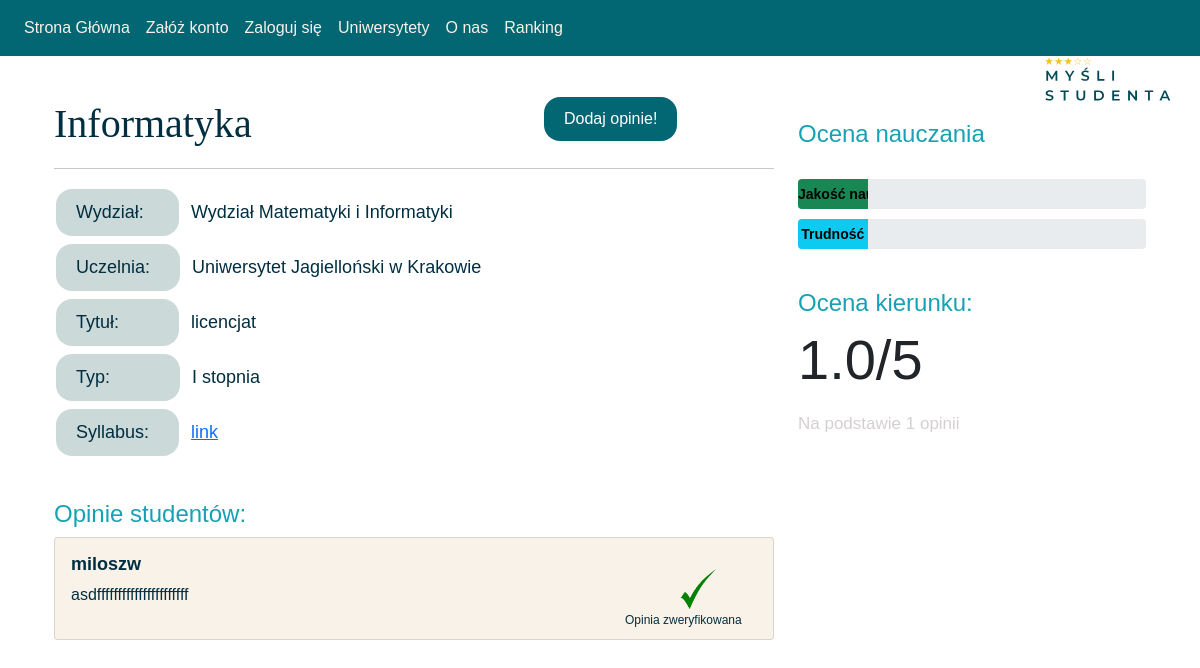
The page /university/Uniwersytet Jagielloński w Krakowie/course/3 on the database its author committed.
### website/models.py (models this page shows, shortened)
class Course(db.Model):
    __tablename__ = 'course'
    course_id = db.Column(db.Integer, primary_key=True)
    course_name = db.Column(db.String(100), nullable=False)
    syllabus = db.Column(db.String(200), nullable=False)
    university_id = db.Column(db.Integer, db.ForeignKey('university.university_id'), nullable=False)
    degree = db.Column(db.String(100), nullable=False)
    cycle = db.Column(db.String(100), nullable=False)
    department = db.Column(db.String(100))
    code = db.Column(db.String(50))
    rating = relationship("Rating",backref="Course")

class University(db.Model):
    __tablename__ = 'university'
    university_id = db.Column(db.Integer, primary_key=True)
    university_name = db.Column(db.String(100), nullable=False)
    location = db.Column(db.String(50), nullable=False)
    website = db.Column(db.String(100), nullable=False)
    api_url = db.Column(db.String(50))
    course = relationship("Course",backref = "University")

class Rating(db.Model):
    __tablename__ = 'rating'
    rating_id = db.Column(db.Integer, primary_key=True)
    username = db.Column(db.String(100), db.ForeignKey('user.username'), nullable=False)
    course_id = db.Column(db.Integer, db.ForeignKey('course.course_id'), nullable=False)
    quality_value = db.Column(db.Integer, nullable=False)
    difficulty_value = db.Column(db.Integer, nullable=False)
    rating_description = db.Column(db.String(500))
    is_verified = db.Column(db.Integer)

### website/views.py (the view)
@views.route('/university/<string:university_name>/course/<int:course_id>')
def course(university_name,course_id):
    ratings = Rating.query.filter_by(course_id=course_id).all()
    course = Course.query.filter_by(course_id = course_id).first()
    university_name = University.query.filter_by(university_id =course.university_id).first().university_name
    users = User.query.all()
    avg_rating = calculate_average_rating(course)
    ratings = Rating.query.filter_by(course_id=course_id).all()
    number_of_ratings = len(ratings)
    avg_quality_value = (100*calculate_average_quality_value(course))/5
    avg_difficulty_value = (100*calculate_average_difficulty_value(course))/5
    return render_template('course.html',
                           user=current_user,
                           course=course,course_id=course_id,ratings=ratings,avg_rating=avg_rating,number_of_ratings=number_of_ratings,university_name=university_name,users=users, avg_quality_value=avg_quality_value,
                           avg_difficulty_value=avg_difficulty_value)

### website/functions.py (called while the page is built)
def calculate_average_quality_value(course):
    ratings = course.rating  # Assuming 'rating' is the relationship between Course and Rating
    total_ratings = len(ratings)
    if total_ratings == 0:
        return 0
    sum_quality_values = sum(rating.quality_value for rating in ratings)
    average_quality_value = sum_quality_values / total_ratings
    return average_quality_value

def calculate_average_difficulty_value(course):
    ratings = course.rating  # Assuming 'rating' is the relationship between Course and Rating
    total_ratings = len(ratings)
    if total_ratings == 0:
        return 0
    sum_difficulty_values = sum(rating.difficulty_value for rating in ratings)
    average_difficulty_value = sum_difficulty_values / total_ratings
    return average_difficulty_value

def calculate_average_rating(course):
    ratings = Rating.query.filter_by(course_id=course.course_id).all()
    if ratings:
        total_ratings = len(ratings)
        quality_sum = sum(rating.quality_value for rating in ratings)
        average_rating = quality_sum / total_ratings
        return round(average_rating,2)
    else:
        return 'Brak opinii'

### website/templates/course.html (shortened to what this page needs)
{% extends "base.html" %} {% block title %}Kurs {{course.course_name}}{% endblock %} {% block content %}
<head>
  <link rel="stylesheet" href="https://cdn.jsdelivr.net/npm/bootstrap@5.0.1/dist/css/bootstrap.min.css">
</head>
<body>
  <div class="container mt-4">
    <div class="row">
      <div class="col-md-8">
        <h1 class="course-name">{{course.course_name}}</h1>
          <div style="position:absolute; left:500px; top:-21px">
          <a  href="{{ url_for('views.add_opinion_page', course_id=course.course_id, university_name=university_name) }}">
              <br /><br />
              <button class="button" id="add-opinion">
                    Dodaj opinie!
              </button>
          </a>
          </div>
        <hr>
        <p class="course-info">
                               <h10 class = "oval" width="30px">Wydział: &nbsp&nbsp</h10>&nbsp&nbsp{{course.department}}<br>
                               <h10 class = "oval">Uczelnia: &nbsp</h10>&nbsp&nbsp{{university_name}}<br>
                               <h10 class = "oval">Tytuł: &nbsp&nbsp&nbsp&nbsp&nbsp&nbsp&nbsp</h10>&nbsp&nbsp{{course.degree}}<br>
                               <h10 class = "oval">Typ: &nbsp&nbsp&nbsp&nbsp&nbsp&nbsp&nbsp&nbsp&nbsp</h10>&nbsp&nbsp{{course.cycle}}<br>
                               <h10 class = "oval">Syllabus: &nbsp</h10>&nbsp&nbsp<a href="{{course.syllabus}}">link</a>
        </p>
        <h2 class="rating-title">Opinie studentów:
        </h2>
        {% for rating in ratings %}
        <div class="card review-card">
          <div class="card-body">
            <h5 class="card-title">{{rating.username}}</h5>
            <p class="card-text">{{rating.rating_description}}</p>
            {% if rating.is_verified == 1 %}
               <div class="verification">
                <img src="{{ url_for('static', filename='check.svg') }}" width="40%" height="40%" style="position: absolute; bottom: 30px; left: 500px;">
                   <div style="position: absolute; bottom: 10px; left: 570px; font-size: 12px">Opinia zweryfikowana</div>
               </div>
            {% endif %}
          </div>
        </div>
        {% endfor %}
      </div>
      <div class="col-md-4">
        <h2 class="rating-title">Ocena nauczania</h2>
        <div class="rating-breakdown">
          <div class="progress">
            <div class="progress-bar bg-success" role="progressbar" style="width: {{ avg_quality_value }}%; color:black;" aria-valuenow="{{ avg_quality_value }}" aria-valuemin="0" aria-valuemax="100">Jakość nauczania</div>
          </div>
          <div class="progress">
            <div class="progress-bar bg-info" role="progressbar" style="width: {{ avg_difficulty_value }}%; color:black;" aria-valuenow="{{ avg_difficulty_value }}" aria-valuemin="0" aria-valuemax="100">Trudność</div>
          </div>
        </div>
        <h2 class="rating-title">Ocena kierunku:</h2>
        <p class="display-4">{{avg_rating}}/5
          <p class="no-of-ratings">Na podstawie {{number_of_ratings}} opinii</p>
        </p>
      </div>
    </div>
  </div>
</body>
</html>
{%endblock%}

### website/templates/course.html (style rules this page uses)
body { font-family: Arial, sans-serif; }
.course-name { font-family: Verdana,serif; color: #012E40; font-size: 40px; margin-top: 20px; margin-bottom: 20px; }
.course-info { font-size: 18px; color: #012E40; margin-bottom: 30px; }
.rating-title { color: #16a2b4; font-size: 24px; margin-top: 40px; }
.review-card { background-color: #f9f2e9;; color: #012E40; margin-bottom: 20px; }
.review-card .card-title { color: #012E40; font-size: 18px; font-weight: bold; }
.rating-breakdown { color: #ffee29; margin-top: 30px; }
.progress { color: #012E40; height: 30px; margin-bottom: 10px; }
.progress-bar { color: #ffffff; font-size: 14px; font-weight: bold; line-height: 30px; }
.no-of-ratings { font-size: 17px; line-height: 30px; color: #d4d0cf; }
.button { background-color: #026773; border: none; color: #ffffff; padding: 10px 20px; text-align: center; text-decoration: none; display: inline-block; margin: -15px 2px; cursor: pointer; border-radius: 16px; }
.oval { background-color: #ccd9d9; border: #ffffff; color: #012E40; padding: 10px 20px; text-align: center; text-decoration: none; display: inline-block; margin: 4px 2px; border-radius: 16px; }

### rows shown on the page
Course: course_name "Informatyka", department "Wydział Matematyki i Informatyki", degree "licencjat", cycle "I stopnia"
University: university_name "Uniwersytet Jagielloński w Krakowie"
Rating: username "miloszw", rating_description "asdffffffffffffffffffffff", is_verified 1 (drawn)

### other values the page prints
{{ avg_rating }} "1.0"
{{ number_of_ratings }} "1"
